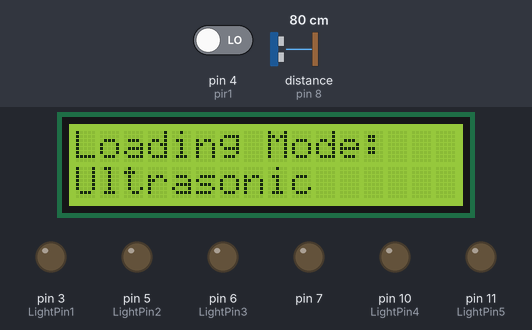
Bench run of a sketch on a simulated Arduino Uno, built with avr-gcc and run on an emulated ATmega328P. On the bench: 16×2 character LCD, output pins drawn as LEDs (lit = HIGH). Inputs (shaded band) come from the test bench; at power-on: pin 4 (pir1) LOW, distance to the obstacle (sensor on pin 8) 80 cm. The echo pulse lasts 58.3 µs per cm; what the sketch prints to the serial monitor is not drawn.

Above: at 2.7 s.
5.1 s: pin 4 (pir1) driven HIGH
At 5.7 s:
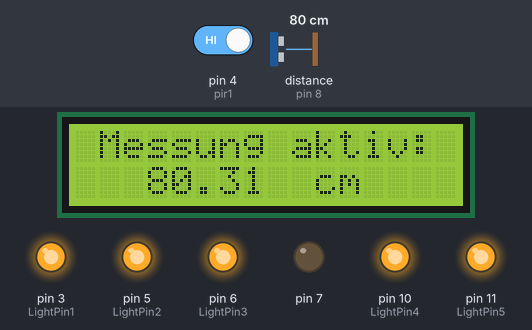
6.7 s: distance to the obstacle (sensor on pin 8) set to 33 cm
At 8.4 s:
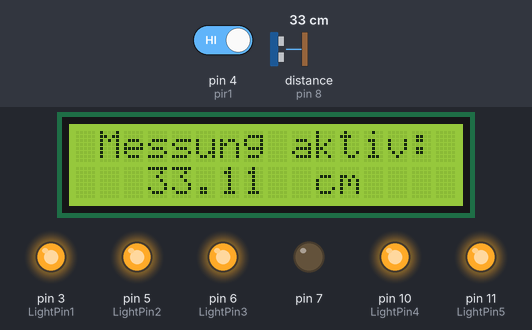
8.8 s: distance to the obstacle (sensor on pin 8) set to 26 cm
At 13.2 s:
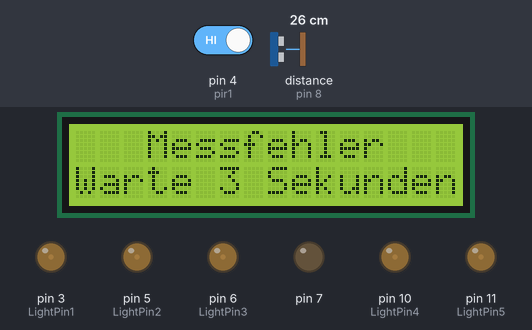
13.5 s: pin 4 (pir1) driven LOW
At 16.6 s:
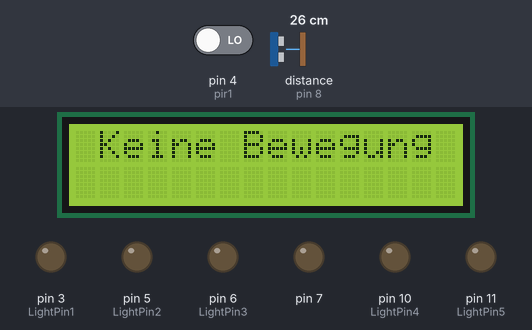
Timing chart, 0 to 17.5 s (numbered marks = the images above; inputs shaded):
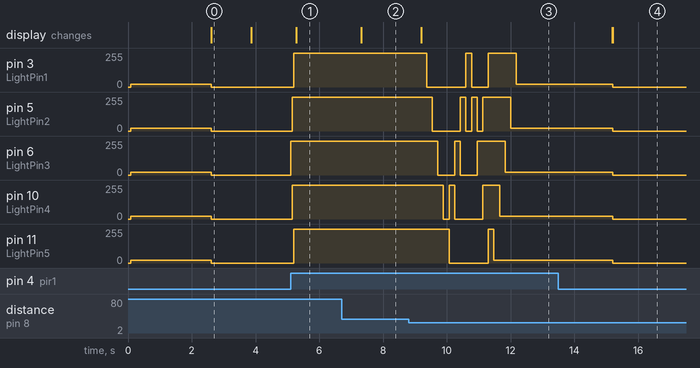

Measured:
- the behaviour switches between 30 and 29 cm on distance to the obstacle (sensor on pin 8) (found by bisection; images 2 and 3)
- after the input at 5.1 s, pin 3 (LightPin1), pin 11 (LightPin5): 0/255 → 255/255 after 0.11 s; pin 5 (LightPin2), pin 10 (LightPin4): 0/255 → 255/255 after 0.06 s; pin 6 (LightPin3): 0/255 → 255/255 at once; the display: changes after 0.18 s (image 1)
- after the input at 6.7 s, the display: changes after 0.61 s (image 2)
- after the input at 8.8 s, pin 3 (LightPin1): 255/255 → 0/255 after 0.57 s, → 255/255 1.2 s later, → 0/255 0.18 s later, → 255/255 0.53 s later, … (5 changes in this stretch); pin 5 (LightPin2): 255/255 → 0/255 after 0.74 s, → 255/255 0.88 s later, → 0/255 0.18 s later, → 255/255 0.18 s later, … (7 changes in this stretch)
- after the input at 13.5 s, the display: first differs from a run without the input after 1.7 s (image 4)
- what the display in image 0 shows lasts 1.3 s, from 2.6 s to 3.9 s

The sketch:

Ampelsteuerung_Ultrasonic_V1-1.ino
```cpp
#include <Wire.h>  // Wire Bibliothek hochladen
#include <LiquidCrystal_I2C.h> // Vorher hinzugefügte LiquidCrystal_I2C Bibliothek hochladen
LiquidCrystal_I2C lcd1(0x27, 16, 2);  //Hier wird das erste Display benannt "lcd1" (Adresse/Zeichen pro Zeile/Anzahl Zeilen)

// this constant won't change:
//const int buttonPin = 2;    // the pin that the pushbutton is attached to

// Definiere Ausgänge
const int LightPin1 = 3;
const int LightPin2 = 5;
const int LightPin3 = 6;
const int LightPin4 = 10;
const int LightPin5 = 11;

// Definiere PIR
const int pir1 = 4;
int pirState = LOW;

// Einstellung Ultrasonic
long dauer=0; // Das Wort dauer ist jetzt eine Variable, unter der die Zeit gespeichert wird, die eine Schallwelle bis zur Reflektion und zurück benötigt. Startwert ist hier 0.
long entfernung=0; // Das Wort „entfernung“ ist jetzt die variable, unter der die berechnete Entfernung gespeichert wird. Info: Anstelle von „int“ steht hier vor den beiden Variablen „long“. Das hat den Vorteil, dass eine größere Zahl gespeichert werden kann. Nachteil: Die Variable benötigt mehr Platz im Speicher.

float cm;
float inches;

long readUltrasonicDistance(int triggerPin, int echoPin)
{
  pinMode(triggerPin, OUTPUT);  // Clear the trigger
  digitalWrite(triggerPin, LOW);
  delayMicroseconds(10);
  // Sets the trigger pin to HIGH state for 10 microseconds
  digitalWrite(triggerPin, HIGH);
  delayMicroseconds(20);
  digitalWrite(triggerPin, LOW);
  pinMode(echoPin, INPUT);
  // Reads the echo pin, and returns the sound wave travel time in microseconds
  return pulseIn(echoPin, HIGH);
}

void setup() {
  // initialize the button pin as a input:
  //pinMode(buttonPin, INPUT_PULLUP);

  // Eingangssignal PIR
  pinMode(pir1, INPUT);

  // Ausgänge initialisieren (für PWM Ausgabe)
  pinMode(LightPin1, OUTPUT) ; //Ampellicht links
  pinMode(LightPin2, OUTPUT) ; //Ampellicht links mitte
  pinMode(LightPin3, OUTPUT) ; //Ampellicht mitte
  pinMode(LightPin4, OUTPUT) ; //Ampellicht rechts mitte
  pinMode(LightPin5, OUTPUT) ; //Ampellicht rechts

  // LCD1 Display initialisieren
  lcd1.init(); //Im Setup wird das LCD1 gestartet
  lcd1.backlight(); //Hintergrundbeleuchtung von LCD1 einschalten (0 schaltet die Beleuchtung aus).
  lcd1.clear();

  lcd1.setCursor(0,0); //Der folgende Text soll beim LCD1 beim ersten Zeichen in der ersten Zeile beginnen.
  lcd1.print("Schlaubis Garage"); //In der ersten Zeile soll der Text „Display1 Zeile 1“ angezeigt werden
  lcd1.setCursor(3,1); //Der folgende Text soll beim LCD1 beim ersten Zeichen in der zweiten Zeile beginnen.
  lcd1.print("V1.0 by CS"); //In der zweiten Zeile soll der Text „Display1 Zeile 2“ angezeigt werden
  ResetLights20();
  delay(2500); //2,500 Sekunden

  lcd1.clear();
  lcd1.setCursor(0,0); //Der folgende Text soll beim LCD1 beim ersten Zeichen in der ersten Zeile beginnen.
  lcd1.print("Loading Mode:"); //In der ersten Zeile soll der Text „Display1 Zeile 1“ angezeigt werden
  lcd1.setCursor(0,1); //Der folgende Text soll beim LCD1 beim ersten Zeichen in der ersten Zeile beginnen.
  lcd1.print("Ultrasonic"); //In der ersten Zeile soll der Text „Display1 Zeile 1“ angezeigt werden

  ResetLights0();
  delay(1250); //1,2500 Sekunden
  lcd1.clear();

  // initialize serial communication:
  Serial.begin(9600);

  }

void loop() {


 //PIR Status
  // int PIR1Val = digitalRead(4);
  // if (PIR1Val == HIGH) {
  //2 if (PIR1 == HIGH) {

  if (digitalRead(pir1) == HIGH)	{
    if (pirState == LOW) {
      Serial.println("Bewegung erkannt");
      pirState = HIGH;
    }

  //PIR Status ENDE

  cm = 0.01722 * readUltrasonicDistance(7, 8);

  if (cm >= 300 || cm <= 30)
  {
    Serial.println("Messwert ausserhalb des Bereichs! (30cm bis 300cm)");
    lcd1.clear();	// Display bereiningen
    //clearLCDLine;
  	lcd1.setCursor(3,0);	//Schreibe Zeile 1
  	lcd1.print("Messfehler");
  	lcd1.setCursor(0,1);	//Schreibe Zeile 2
  	lcd1.print("Warte 3 Sekunden");

    // Aktivieren der LEDs im Stoerungsfall (Efffekt)
    FailsafeLightsFAST();

    delay(3000);	// Erneute Abfrage nach 3 Sekunden
    lcd1.clear();	// Display bereiningen (Fehlerkorrektur der Ueberlagerung nach gueltigem Messwert)

  }
  else
  {

  // Ultrasonic Lichtsteuerung (Abfolge Mitte nach Außen)

  // Ampel 3 (Mitte)
  if ((cm >=235) && (cm<= 289.9))
    {
    //Serial.println("AMPEL 3 EIN");
    analogWrite(LightPin3, 255);
    delay(500);
    //Serial.println("AMPEL 3 AUS");
    analogWrite(LightPin3, 0);
    delay(500);
    }
  else if (cm >= 290)
    {
    //Serial.println("AMPEL 3 AUS");
    analogWrite(LightPin3, 0);
    delay(50);
    }
  else if (cm <= 235)
    {
    //Serial.println("AMPEL 3 EIN");
    analogWrite(LightPin3, 255);
    delay(50);
    }

  // Ampel 2&4 (Aussermittig)
  if ((cm >=185) && (cm<= 234.9))
    {
    //Serial.println("AMPEL 2&4 EIN");
    analogWrite(LightPin2, 255);
    analogWrite(LightPin4, 255);
    delay(500);
    //Serial.println("AMPEL 2&4 AUS");
    analogWrite(LightPin2, 0);
    analogWrite(LightPin4, 0);
    delay(500);
    }
  else if (cm >= 245)
    {
    //Serial.println("AMPEL 2&4 AUS");
    analogWrite(LightPin2, 0);
    analogWrite(LightPin4, 0);
    delay(50);
    }
  else if (cm <= 185)
    {
    //Serial.println("AMPEL 2&4 EIN");
    analogWrite(LightPin2, 255);
    analogWrite(LightPin4, 255);
    delay(50);
    }

  // Ampel 1&5 (Aussermittig)
  if ((cm >=140) && (cm<= 184.9))
    {
    //Serial.println("AMPEL 1&5 EIN");
    analogWrite(LightPin1, 255);
    analogWrite(LightPin5, 255);
    delay(500);
    //Serial.println("AMPEL 1&5 AUS");
    analogWrite(LightPin1, 0);
    analogWrite(LightPin5, 0);
    delay(500);
    }
  else if (cm >= 185)
    {
    //Serial.println("AMPEL 1&5 AUS");
    analogWrite(LightPin1, 0);
    analogWrite(LightPin5, 0);
    delay(50);
    }
  else if (cm <= 140)
    {
    //Serial.println("AMPEL 1&5 EIN");
    analogWrite(LightPin1, 255);
    analogWrite(LightPin5, 255);
    delay(50);
    }

// Display SerialPrint Funktionen

  Serial.print(cm , 1);
  Serial.println(" cm");

  //lcd1.print("Inches");
  //lcd1.setCursor(0,0);
  lcd1.setCursor(1,0);
  lcd1.print("Messung aktiv:");

  //lcd1.setCursor(1,1);
  //lcd1.print(inches, 1);
  lcd1.setCursor(3,1);
  lcd1.print(cm);

  lcd1.setCursor(10,1);
  lcd1.print("cm");

  //lcd1.setCursor(14,1);
  delay(500);
  clearLCDLine;

  }

  // PIR Status else

  } else {
    if (pirState == HIGH)	{
      Serial.println("Keine Bewegung erkannt");
      pirState = LOW;

      lcd1.clear();
	  lcd1.setCursor(1,0);
  	  lcd1.print("Keine Bewegung");

      //lcd1.setCursor(1,1);
  	  //lcd1.print("System pausiert.");  //Aktuell fehlerhaft, Zeile lädt nicht neu.


      ResetLights0();

  delay(1000); // Warte 1 Sekunde vor der nächsten Abfrage
    }
  }

  // PIR Status else ENDE

}

// Ende Programmablauf
// Funktionen

void FailsafeLightsFAST() { //0,176 Sekunden

  		//Ablauf 1 (Links nach rechts)
		analogWrite(LightPin1, 255); //Ausgabe als PWM Wert 255=100%
		delay(176);
		analogWrite(LightPin1, 0); //Ausgabe als PWM Wert 0=0%

		analogWrite(LightPin2, 255);
		delay(176);
		analogWrite(LightPin2, 0);

		analogWrite(LightPin3, 255);
		delay(176);
		analogWrite(LightPin3, 0);

		analogWrite(LightPin4, 255);
		delay(176);
		analogWrite(LightPin4, 0);

		analogWrite(LightPin5, 255);
		delay(176);
		analogWrite(LightPin5, 0);

		//Ablauf 2 Rechts nach Links
		analogWrite(LightPin4, 255);
		delay(176);
		analogWrite(LightPin4, 0);

		analogWrite(LightPin3, 255);
		delay(176);
		analogWrite(LightPin3, 0);

		analogWrite(LightPin2, 255);
		delay(176);
		analogWrite(LightPin2, 0);

		analogWrite(LightPin1, 255);
		delay(176);
		analogWrite(LightPin1, 0);

  		// Ablauf 3 (Links zur Mitte(bleibt erstmal EIN))

		analogWrite(LightPin2, 255);
		delay(176);
		analogWrite(LightPin2, 0);

		analogWrite(LightPin3, 255);
		delay(176);

		// Ablauf 4 (Mitte nach Außen)

		analogWrite(LightPin2, 255);
		analogWrite(LightPin4, 255);
		delay(176);
		analogWrite(LightPin1, 255);
		analogWrite(LightPin5, 255);
		delay(176);

  		//Ablauf 5 (Rechts nach Links AUS)
		analogWrite(LightPin5, 20);
		delay(176);
		analogWrite(LightPin4, 20);
		delay(176);
		analogWrite(LightPin3, 20);
		delay(176);
		analogWrite(LightPin2, 20);
		delay(176);
		analogWrite(LightPin1, 20);


}


void FailsafeLightsSLOW() { //15,000 Sekunden

  		//Ablauf 1 (Links nach rechts)
		analogWrite(LightPin1, 255); //Ausgabe als PWM Wert 255=100%
		delay(15000);
		analogWrite(LightPin1, 0); //Ausgabe als PWM Wert 0=0%

		analogWrite(LightPin2, 255);
		delay(15000);
		analogWrite(LightPin2, 0);

		analogWrite(LightPin3, 255);
		delay(15000);
		analogWrite(LightPin3, 0);

		analogWrite(LightPin4, 255);
		delay(15000);
		analogWrite(LightPin4, 0);

		analogWrite(LightPin5, 255);
		delay(15000);
		analogWrite(LightPin5, 0);

		//Ablauf 2 Rechts nach Links
		analogWrite(LightPin4, 255);
		delay(15000);
		analogWrite(LightPin4, 0);

		analogWrite(LightPin3, 255);
		delay(15000);
		analogWrite(LightPin3, 0);

		analogWrite(LightPin2, 255);
		delay(15000);
		analogWrite(LightPin2, 0);

		analogWrite(LightPin1, 255);
		delay(15000);
		analogWrite(LightPin1, 0);

  		// Ablauf 3 (Links zur Mitte(bleibt erstmal EIN))

		analogWrite(LightPin2, 255);
		delay(15000);
		analogWrite(LightPin2, 0);

		analogWrite(LightPin3, 255);
		delay(15000);

		// Ablauf 4 (Mitte nach Außen)

		analogWrite(LightPin2, 255);
		analogWrite(LightPin4, 255);
		delay(15000);
		analogWrite(LightPin1, 255);
		analogWrite(LightPin5, 255);
		delay(15000);

  		//Ablauf 5 (Rechts nach Links AUS)
		analogWrite(LightPin5, 20);
		delay(15000);
		analogWrite(LightPin4, 20);
		delay(15000);
		analogWrite(LightPin3, 20);
		delay(15000);
		analogWrite(LightPin2, 20);
		delay(15000);
		analogWrite(LightPin1, 20);


}

void ResetLights20() {
 		analogWrite(LightPin1, 20); //Ausgabe als PWM Wert 255=100%
  		analogWrite(LightPin2, 20);
  		analogWrite(LightPin3, 20);
  		analogWrite(LightPin4, 20);
  		analogWrite(LightPin5, 20);
}

void ResetLights0() {
 		analogWrite(LightPin1, 0); //Ausgabe als PWM Wert 0=0%
  		analogWrite(LightPin2, 0);
  		analogWrite(LightPin3, 0);
  		analogWrite(LightPin4, 0);
  		analogWrite(LightPin5, 0);
}

void clearLCDLine(int line) {
        lcd1.setCursor(0,line);
        for(int n = 0; n < 16; n++) // 20 indicates symbols in line. For 2x16 LCD write - 16
        {
                lcd1.print(" ");
        }
}
```
